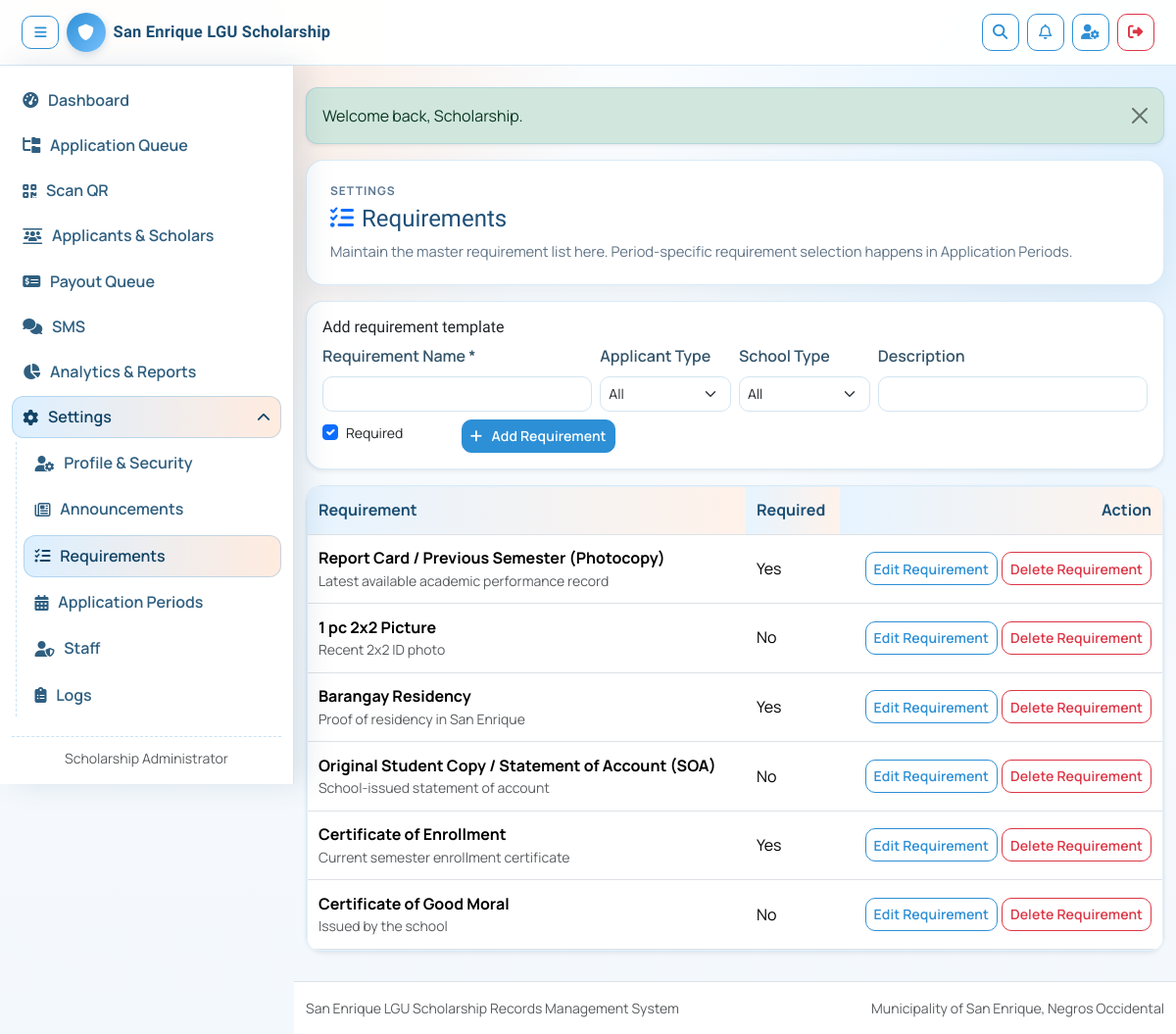
/admin-only/requirements.php (signed in), run on an earlier commit of the app's database.
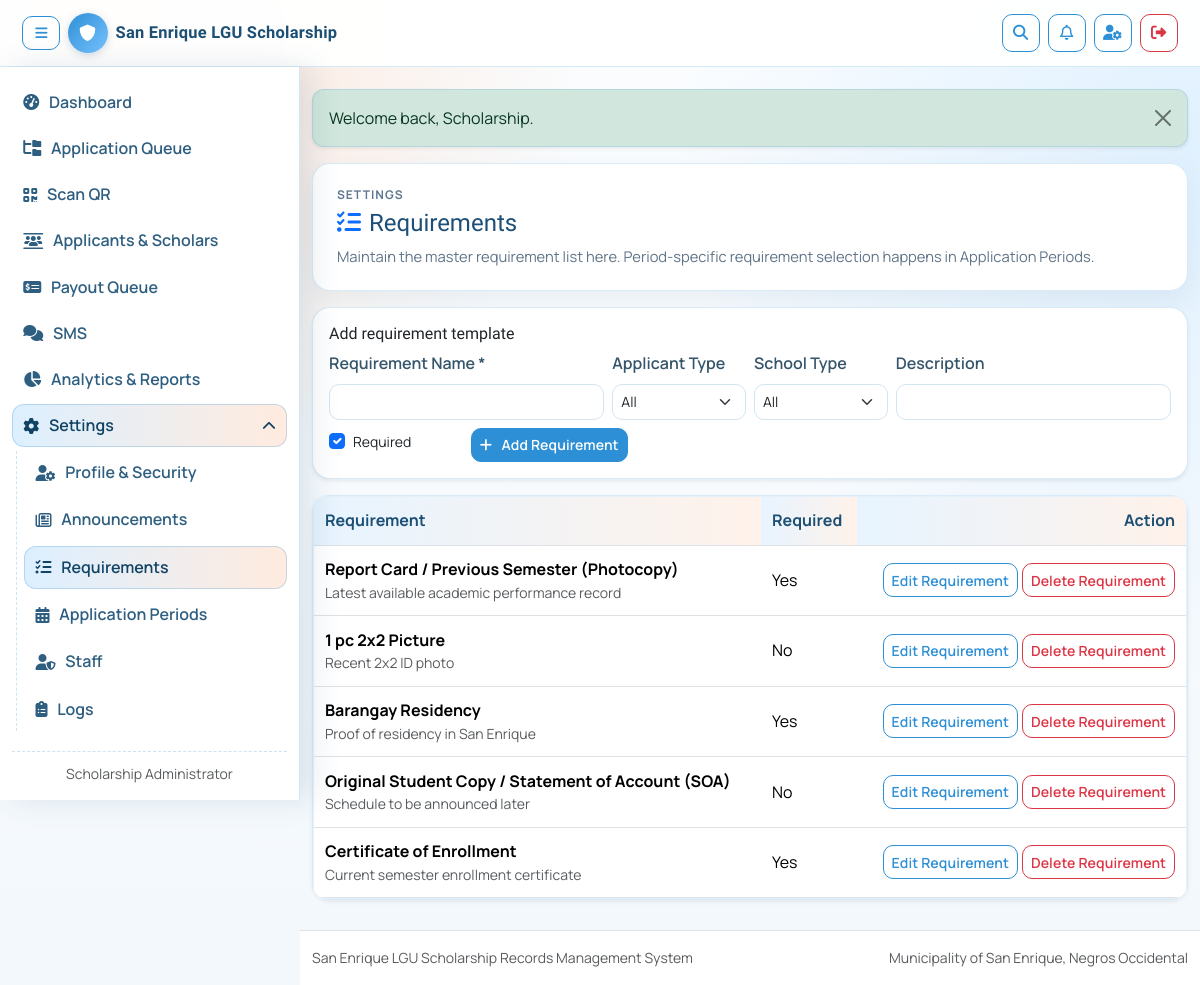
And on a later commit of the database.
### tables this page shows
CREATE TABLE IF NOT EXISTS requirement_templates (
    id INT UNSIGNED AUTO_INCREMENT PRIMARY KEY,
    requirement_name VARCHAR(180) NOT NULL,
    description VARCHAR(255) NULL,
    applicant_type ENUM('new','renew') NULL,
    school_type ENUM('public','private') NULL,
    is_required TINYINT(1) NOT NULL DEFAULT 1,
    is_active TINYINT(1) NOT NULL DEFAULT 1,
    sort_order INT NOT NULL DEFAULT 100,
    created_at TIMESTAMP DEFAULT CURRENT_TIMESTAMP
);

### includes/functions.php (called while the page is built, shortened)
<?php
function e(string $value): string
{
    return htmlspecialchars($value, ENT_QUOTES, 'UTF-8');
}
function get_flash_messages(): array
{
    $messages = $_SESSION['flash'] ?? [];
    return $messages;
}

### admin-only/requirements.php (the view, shortened to what the changed rows need)
<?php
$conn = $GLOBALS['conn'] ?? null;
$templates = [];
$result = $conn->query("SELECT * FROM requirement_templates ORDER BY id ASC");
if ($result instanceof mysqli_result) {
    $templates = $result->fetch_all(MYSQLI_ASSOC);
}
include __DIR__ . '/../includes/header.php';
?>
<?php
$pageHeaderTitle = '<i class="fa-solid fa-list-check me-2 text-primary"></i>Requirements';
include __DIR__ . '/../includes/partials/page-shell-header.php';
?>
<div class="card card-soft shadow-sm mb-3">
    <div class="card-body">
        <h2 class="h6">Add requirement template</h2>
    </div>
</div>
<div class="card card-soft shadow-sm">
    <div class="table-responsive">
        <table class="table align-middle mb-0">
            <thead>
                <tr>
                    <th>Requirement</th>
                    <th>Required</th>
                    <th class="text-end">Action</th>
                </tr>
            </thead>
            <tbody>
                <?php if (!$templates): ?>
                    <tr>
                        <td colspan="3" class="text-muted">No requirements yet.</td>
                    </tr>
                <?php else: ?>
                    <?php foreach ($templates as $row): ?>
                    <tr>
                        <td>
                            <strong><?= e((string) $row['requirement_name']) ?></strong>
                            <div class="small text-muted"><?= e((string) $row['description']) ?></div>
                        </td>
                        <td><?= (int) $row['is_required'] === 1 ? 'Yes' : 'No' ?></td>
                        <td class="text-end">
                            <div class="d-inline-flex gap-1">
                                <button
                                    type="button"
                                    class="btn btn-outline-primary btn-sm"
                                    data-bs-toggle="modal"
                                    data-bs-target="#editRequirementModal"
                                    data-requirement-id="<?= (int) $row['id'] ?>"
                                    data-requirement-name="<?= e((string) $row['requirement_name']) ?>"
                                    data-description="<?= e((string) $row['description']) ?>"
                                    data-applicant-type="<?= e((string) ($row['applicant_type'] ?? '')) ?>"
                                    data-school-type="<?= e((string) ($row['school_type'] ?? '')) ?>"
                                    data-is-required="<?= (int) $row['is_required'] ?>"
                                >Edit Requirement</button>
                                <form method="post" class="d-inline" data-requirement-name="<?= e((string) $row['requirement_name']) ?>">
                                    <button type="submit" class="btn btn-outline-danger btn-sm">Delete Requirement</button>
                                </form>
                            </div>
                        </td>
                    </tr>
                    <?php endforeach; ?>
                <?php endif; ?>
            </tbody>
        </table>
    </div>
</div>
<?php include __DIR__ . '/../includes/footer.php'; ?>

### includes/header.php (shortened to what the changed rows need)
<?php
$currentScript = str_replace('\\', '/', (string) ($_SERVER['PHP_SELF'] ?? ''));
$onRolePage = str_contains($currentScript, '/shared/')
    || str_contains($currentScript, '/admin-only/')
    || str_contains($currentScript, '/staff-only/');
$assetBase = $onRolePage ? '../' : '';
$bodyClass = $bodyClass ?? '';
$bodyClass = trim('app-body ' . $bodyClass);
?>
<!doctype html>
<html lang="en">
<head>
    <link href="https://cdn.jsdelivr.net/npm/bootstrap@5.3.3/dist/css/bootstrap.min.css" rel="stylesheet">
    <link rel="stylesheet" href="https://cdnjs.cloudflare.com/ajax/libs/font-awesome/6.7.2/css/all.min.css">
    <link rel="stylesheet" href="<?= e($assetBase) ?>assets/css/style.css">
</head>
<body class="<?= e($bodyClass) ?>">
<main class="app-main py-4">
    <div class="container">
        <?php
        $alerts = get_flash_messages();
        foreach ($alerts as $type => $messages):
            foreach ($messages as $message):
                ?>
                <div class="alert alert-<?= e($type) ?> alert-dismissible fade show shadow-sm" role="alert">
                    <?= e((string) $message) ?>
                    <button type="button" class="btn-close" data-bs-dismiss="alert" aria-label="Close"></button>
                </div>
            <?php
            endforeach;
        endforeach;
        ?>

What changed in the data, as far as the page shows it:
removed requirement_templates: requirement_name "Certificate of Good Moral", description "Issued by the school", is_required "No"
changed requirement_templates "Original Student Copy / Statement of Account (SOA)": description "School-issued statement of account" → "Schedule to be announced later"
